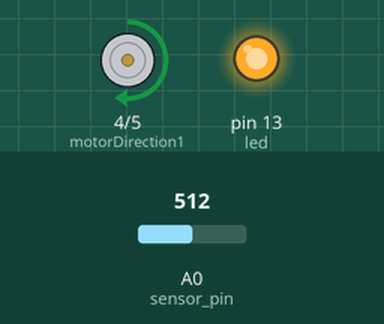
This sketch was run on a simulated Arduino Uno, built with avr-gcc and run on an emulated ATmega328P. On the bench: motor-driver pin pairs drawn as motors (green arrow = first pin HIGH = forward, orange = second pin HIGH = backward, longer = more drive, scaled by the enable pin), output pins drawn as LEDs (lit = HIGH). The inputs (shaded band) are chosen by the test bench; at power-on: A0 (sensor_pin) = 512. What the sketch prints to the serial monitor is not drawn.

Above: at 1.2 s.
1.3 s: A0 (sensor_pin) set to 490
At 3.1 s:
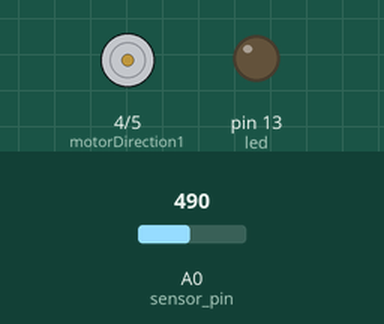
4.1 s: A0 (sensor_pin) set to 510
At 4.5 s:
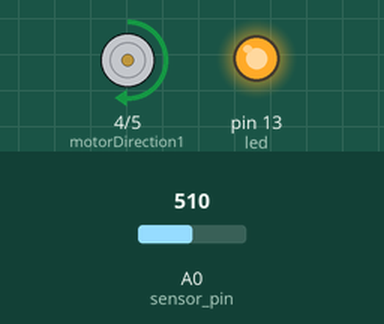
6.9 s: A0 (sensor_pin) set to 306
At 7.8 s:
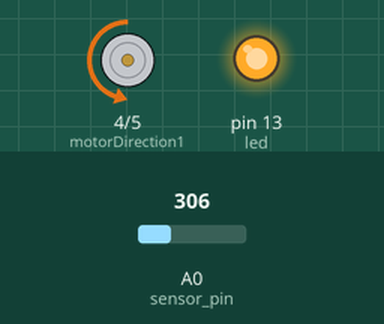
Timing chart, 0 to 9.9 s (numbered marks = the images above; inputs shaded):
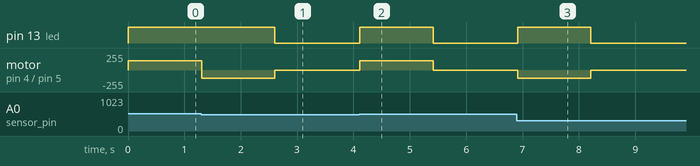

The sketch:

Arduino_Code.ino
```cpp
const int led = 13;
const int sensor_pin = A0;
int motorSpeedPin = 3;
int motorDirection1 = 4;
int motorDirection2 = 5;
int sensor;
const int threshold = 500;
unsigned long rotationStartTime = 0;
const int rotationDuration = 1300; // Rotation duration in milliseconds

void setup() {
  pinMode(led, OUTPUT);
  Serial.begin(9600);
  pinMode(motorSpeedPin, OUTPUT);
  pinMode(motorDirection1, OUTPUT);
  pinMode(motorDirection2, OUTPUT);
}

void loop() {
  sensor = analogRead(sensor_pin);
  Serial.println(sensor);

  // Check if the rotation duration has elapsed
  if (millis() - rotationStartTime >= rotationDuration) {
    digitalWrite(led, LOW); // Turn off the LED
    digitalWrite(motorDirection1, LOW);
    digitalWrite(motorDirection2, LOW);
  } else {
    // Continue rotating in the current direction
    if (sensor < threshold) { // If sensor reading is less than threshold
      digitalWrite(led, HIGH);


      analogWrite(motorSpeedPin, 120);
      digitalWrite(motorDirection1, LOW);
      digitalWrite(motorDirection2, HIGH);
    } else { // If sensor reading is greater than threshold
      digitalWrite(led, HIGH);
analogWrite(motorSpeedPin, 140);
      digitalWrite(motorDirection1, HIGH);
      digitalWrite(motorDirection2, LOW);

    }
  }

  // Check for a change in the sensor state
  static int prevSensorState = HIGH;
  int currentSensorState = (sensor < threshold) ? LOW : HIGH;

  if (currentSensorState != prevSensorState) {
    // Change in sensor state, reset the rotation start time
    rotationStartTime = millis();
  }

  prevSensorState = currentSensorState;
}
```

Measured:
- the behaviour switches between 500 and 499 on A0 (sensor_pin) (found by bisection; images 0 and 1)
- after the input at 1.3 s, pin 13 (led): HIGH → LOW after 1.3 s instead of 0.01 s; motor on pin 4 (motorDirection1) / pin 5 (motorDirection2): forward 140/255 → backward 120/255 at once, → stopped 1.3 s later
- after the input at 4.1 s, pin 13 (led): LOW → HIGH at once, → LOW 1.3 s later; motor on pin 4 (motorDirection1) / pin 5 (motorDirection2): stopped → forward 140/255 at once, → stopped 1.3 s later
- after the input at 6.9 s, pin 13 (led): LOW → HIGH at once, → LOW 1.3 s later; motor on pin 4 (motorDirection1) / pin 5 (motorDirection2): stopped → backward 120/255 at once, → stopped 1.3 s later
